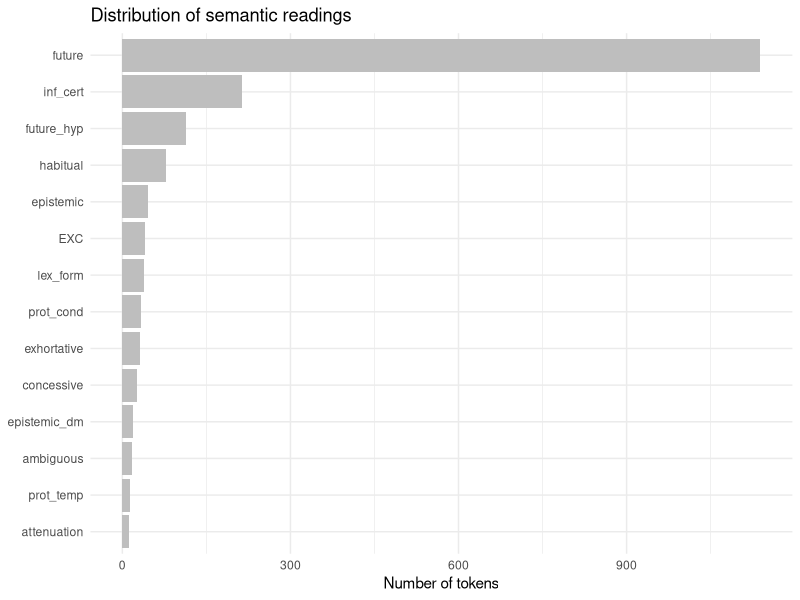
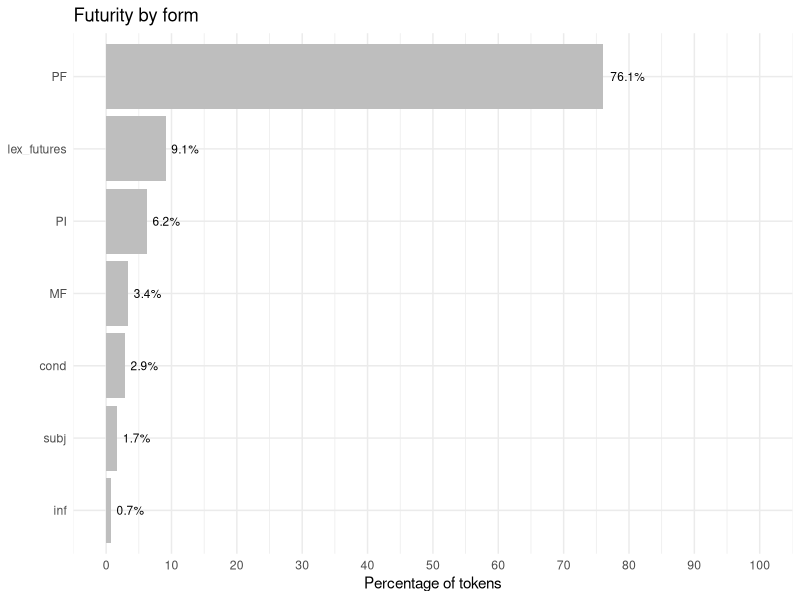
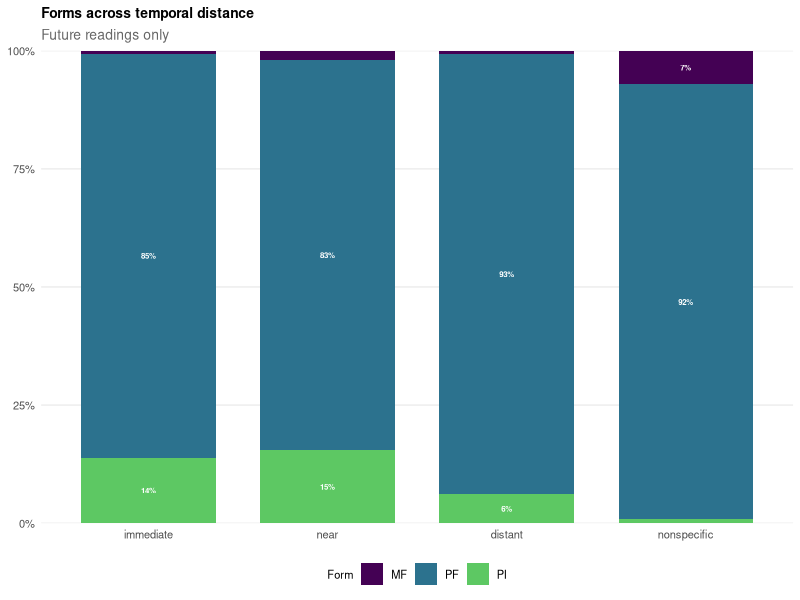
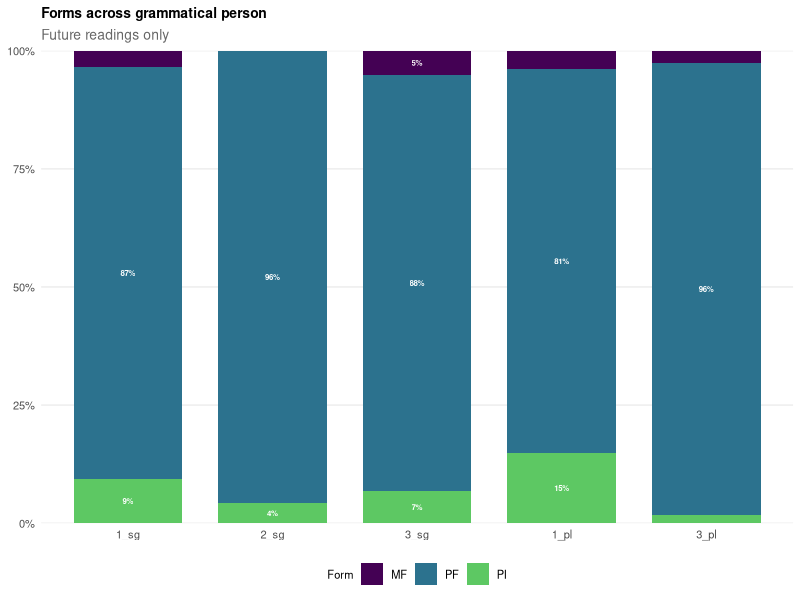
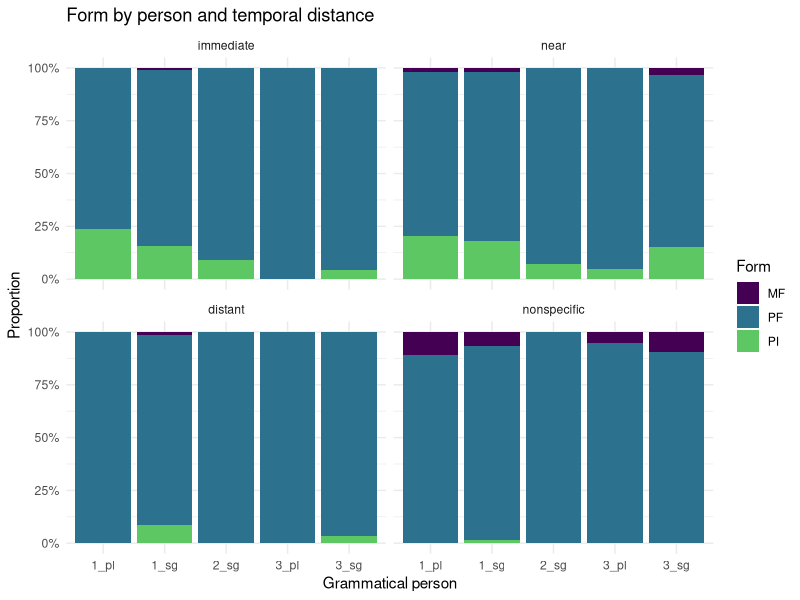

Reproduce these figures in R, in order.
# ----- Do descriptive stats ---------------------------------------------------
#
# This script contains the code used to do descriptive stats for Study 1.
#
# ------------------------------------------------------------------------------

# ----- 1. Load libraries ------------------------------------------------------
library("here")
library("readxl")
library("tidyverse")
library("dplyr")
library("ggplot2")
library("scales")
# ------------------------------------------------------------------------------



# ----- 2. Load data -----------------------------------------------------------
data_raw <- read_excel(here("study_1", "data", "corpus_bls_raw.xlsx"))
# ------------------------------------------------------------------------------



# ----- 3. Check and tidy data  ------------------------------------------------
# Visualize data
glimpse(data_raw)
head(data_raw)

colnames(data_raw)

# Remove unnecessary columns
data_tidy <- data_raw |>
  select(-c(4, 20))

colnames(data_tidy)
# ------------------------------------------------------------------------------



# ----- 4. Check data distribution: Corpus -------------------------------------
# Tokens by corpus
data_tidy |>
  count(corpus)

  # Obs: 
  # Total of 1,821 observations.
  # 1,347 tokens from cesa.
  # 474 tokens from stc.
# ------------------------------------------------------------------------------



# ----- 5. Check data distribution: Semantic reading ---------------------------
# Overall distribution by semantic reading
data_tidy |>
  count(reading, sort = TRUE) |>
  mutate(pct = round(n / sum(n) * 100, 1))


# Plot: Overall distribution by semantic reading
data_tidy |>
  count(reading) |>
  ggplot() +
  aes(x = n, y = reorder(reading, n)) +
  geom_col(fill = "gray") +
  labs(title = "Distribution of semantic readings",
       x = "Number of tokens",
       y = NULL) +
  theme_minimal()

  # Obs/Notes:
    # Almost 69% of the data has a future reading (either purely temporal or 
    #   hypothetical).
    # About 19% of the data has modal readings, including categories within 
    #   epistemic modalities and other (e.g., deontic).
    # About 3% of the data must be excluded (EXC + ambiguous).
    # The rest (~ 9%) is habitual, lexicalized formulae/fixed expressions, and 
    #   PF within the protesis of conditional and temporal sentences.
# ------------------------------------------------------------------------------



# ----- 6. Check data distribution: Futurity reading ---------------------------
# Select futurity reading and create subset
future_readings <- c("future", "future_hyp")

data_futurity_raw <- data_tidy |> 
  filter(reading %in% future_readings)

nrow(data_futurity_raw) 

# See distribution of forms in futurity reading (all coded forms)
data_futurity_raw |>
  count(form) |>
  mutate(pct = round(n / sum(n) * 100, 1)) |>
  arrange(desc(n))

# Collapse lexical futures together and conditional futures together ("recode")
data_futurity_tidy <- data_futurity_raw |>
  mutate(form = fct_recode(form,
                                     "lex_futures" = "querer_inf",
                                     "lex_futures" = "tener_inf",
                                     "lex_futures" = "pensar_inf",
                                     "lex_futures" = "planear_inf",
                                     "lex_futures" = "poder_inf",
                                     "lex_futures" = "querer",
                                     "lex_futures" = "estar_para",
                                     "lex_futures" = "necesitar_inf",
                                     "cond"        = "cond_inf"))

# Table: Futurity by form (with recoded values)
data_futurity_tidy |>
  count(form) |>
  mutate(pct = round(n / sum(n) * 100, 1)) |>
  arrange(desc(n))

# Plot: Futurity by form (with recoded values)
data_futurity_tidy |>
  count(form) |>
  mutate(pct = n / sum(n) * 100) |>
  ggplot(aes(x = pct, y = reorder(form, pct))) +
  geom_col(fill = "gray") +
  geom_text(aes(label = paste0(round(pct, 1), "%")), hjust = -0.2, size = 3) +
  scale_x_continuous(breaks = seq(0, 100, 10), limits = c(0, 100)) +
  labs(title = "Futurity by form",
       x = "Percentage of tokens", y = NULL) +
  theme_minimal()

# Obs:
  # There are 1,254 tokens labeled with either 'future' or 'future_hyp'.
  # Of these, the majority (76%) are PF, followed by lexical futures (9.1%), 
  #   the PI (6.2%) and the MF (3.4%).
  # Around 5-6% of the tokens are other forms (cond., subj., inf.)

# See distribution within futurity: pure futures vs hypothetical futures
data_futurity_tidy |>
  count(reading) |>
  mutate(pct = round(n / sum(n) * 100, 1)) |>
  arrange(desc(n))

data_futurity_tidy |>
  count(form, reading) |>
  mutate(pct = round(n / sum(n) * 100, 1)) |>
  arrange(desc(n))

# Obs:
  # Of the 1,254 tokens labeled with either 'future' or 'future_hyp', most of 
  #   them (~ 91%) are considered temporal futures, whereas 9% are 
  #   hypothetical futures, usually embedded in conditional clauses.
  # While a variety of forms is used to express future-time reference, in this
  #   dataset, only the PF and the MF are used to talk about hypothetical  
  #   futures. Within this specific subtype of future, the most used structure 
  #   is the PF (107 tokens; MF = 7 tokens). Interestingly, no lexical 
  #   futures are used to talk about hypothetical future situations. In the case 
  #   of the PI, that is probably not surprising and generally expected. 


# Table: Use of PF, MF, and PI to express futurity
data_futurity_tidy |>
  filter(form %in% c("PF", "MF", "PI")) |>
  count(form) |>
  mutate(pct = round(n / sum(n) * 100, 1)) |>
  arrange(desc(n))

data_futurity_tidy |>
  filter(form %in% c("PF", "MF", "PI"), reading == "future") |>
  count(form) |>
  mutate(pct = round(n / sum(n) * 100, 1)) |>
  arrange(desc(n))

# Obs:
  # When considering only the PF, MF, and PI, there is a total of 1,074 tokens.
  #   for future-time reference (future and future_hyp). Of these, 953 (88.7%) 
  #   are PF, 78 (or 7.3%) are PI, and 43 (or 4%) are MF. 
  # 180 tokens belong to structures other than the targets of the study.
  # 960 are  temporal futures: 846 PF, 78 PI, 36 MF). 


# Use of PF, MF, and PI by temporal distance and reading
data_futurity_tidy |>
  filter(form %in% c("PF", "MF", "PI")) |>
  count(temp_dist, form, reading) |>
  group_by(temp_dist, reading) |>
  mutate(pct = round(n / sum(n) * 100, 1)) |>
  ungroup() #|>
  #arrange(form, desc(n))

# Obs:
  # All forms have at least 1 token in each specific temporal category..
  # The PF is the form most used to express futurity, regardless of the temporal 
  #   specification.
  # The MF seems to be favored in nonspecific futures (28), followed by near (6),
  #   distant (1) and immediate (1).
  # The PI appears to be favored in near and immediate futures. It is also used 
  #   to a lesser extent, for distant and nonspecific futures. In the case of 
  #   the distant futures, they are most likely scheduled events (graduations, 
  #   birthdays, etc.).
  # Hypothetical futures are always nonspecific and only occur with the PF (105)
  #   and the MF (7).

# Use of PF, MF, and PI by temporal distance (future reading only)
data_futurity_tidy |>
  filter(form %in% c("PF", "MF", "PI")) |>
  filter(reading == "future") |>
  count(temp_dist) |>
  mutate(pct = round(n / sum(n) * 100, 1)) |>
  ungroup()

# Obs:
  # Almost 40% of the futures are nonspecific. This means that the temporal 
  #   reference was not explicit. While it might have been for the interview
  #   participants, it was not for the researchers.
  # Nonspecific futures are followed by near (31.8%) and immediate (15%), and 
  #   finally distant (13.5%) futures.
  # Importantly, some of the tokens coded as nonspecific might be distant, but 
  #   with the information provided in the context, and in the absence of clear 
  #   temporal markers (advs, temporal subordinates, etc.), it is impossible to 
  #   tell.


# Table: PF, MF, and PI across temporal distance (future reading only)
data_futurity_tidy |>
  filter(form %in% c("PF", "MF", "PI")) |>
  filter(reading == "future") |>
  count(temp_dist, form) |>
  group_by(temp_dist) |>
  mutate(pct = round(n / sum(n) * 100, 1)) |>
  ungroup() #|>
  #arrange(form, desc(n))

# Obs:
  # All forms are used for all temporal distance values.
  # Overall, the PF is the preferred form for any temporal distance value. 
  # For all temporally marked events, the PI is used over the MF:
  #   immediate: 13.9 vs 0.7%
  #   near: 15.4 vs 2%
  #   distant: 6.2 vs 0.8% 
  # Conversely, for nonspecific events the MF is employed over the PI (7.3% vs 
  #   0.8%).
  # Again, however, the PF is the preferred form in any case, especially for 
  #   distant (93.1%) and nonspecific events (91.9%).

# Plot: PF, MF, and PI across temporal distance (future reading only)
plot_temp_dist_data <- data_futurity_tidy |>
  filter(form %in% c("PF", "MF", "PI"),
         reading == "future",
         temp_dist %in% c("immediate", "near", "distant", "nonspecific")) |>
  count(temp_dist, form) |>
  group_by(temp_dist) |>
  mutate(pct = n / sum(n) * 100) |>
  ungroup() |>
  mutate(temp_dist = factor(temp_dist,
                            levels = c("immediate", "near", "distant", 
                                       "nonspecific")))

plot_temp_dist_data |>
  ggplot() +
  aes(x = temp_dist, y = pct, fill = form) +
  geom_col(width = 0.75) +
  geom_text(aes(label = ifelse(pct >= 4, paste0(round(pct), "%"), "")),
            position = position_stack(vjust = 0.5),
            color = "white", fontface = "bold", size = 2) +
  scale_fill_viridis_d(end = 0.75) +
  scale_y_continuous(labels = label_percent(scale = 1), expand = c(0, 0)) +
  labs(title = "Forms across temporal distance",
       subtitle = "Future readings only",
       x = NULL, y = NULL, fill = "Form") +
  theme_minimal(base_size = 10) +
  theme(
    panel.grid.major.x = element_blank(),
    panel.grid.minor   = element_blank(),
    plot.title    = element_text(face = "bold", size = 10),
    plot.subtitle = element_text(color = "gray40"),
    legend.position = "bottom",
    legend.title = element_text(size = 8),
    legend.text = element_text(size = 8))

# Table: PF, MF, and PI within grammatical person (future reading only)
data_futurity_tidy |>
  filter(form %in% c("PF", "MF", "PI")) |>
  filter(reading == "future") |>
  count(gram_pers, form) |>
  group_by(gram_pers) |>
  mutate(pct = round(n / sum(n) * 100, 1)) |>
  ungroup() |>
  arrange(form, desc(n))

plot_gram_pers_data <- data_futurity_tidy |>
  filter(form %in% c("PF", "MF", "PI"),
         reading == "future") |>
  count(gram_pers, form) |>
  group_by(gram_pers) |>
  mutate(pct = n / sum(n) * 100) |>
  ungroup() |>
  mutate(gram_pers = factor(gram_pers,
                            levels = c("1_sg", "2_sg", "3_sg", "1_pl", "3_pl")))

plot_gram_pers_data |>
  ggplot() +
  aes(x = gram_pers, y = pct, fill = form) +
  geom_col(width = 0.75) +
  geom_text(aes(label = ifelse(pct >= 4, paste0(round(pct), "%"), "")),
            position = position_stack(vjust = 0.5),
            color = "white", fontface = "bold", size = 2) +
  scale_fill_viridis_d(end = 0.75) +
  scale_y_continuous(labels = label_percent(scale = 1), expand = c(0, 0)) +
  labs(title = "Forms across grammatical person",
       subtitle = "Future readings only",
       x = NULL, y = NULL, fill = "Form") +
  theme_minimal(base_size = 10) +
  theme(
    panel.grid.major.x = element_blank(),
    panel.grid.minor   = element_blank(),
    plot.title    = element_text(face = "bold", size = 10),
    plot.subtitle = element_text(color = "gray40"),
    legend.position = "bottom",
    legend.title = element_text(size = 8),
    legend.text = element_text(size = 8))

# Obs:
  # The percentages are calculated within each grammatical person because of the 
  #   group_by(). This means that, for each person, the MF, PF, PI are added 
  #   together, and each count is expressed as a share of that grammatical 
  #   person's total.
  # All forms are used for all grammatical person values. There are very small 
  #   counts for some combinations of form and grammtical person.
  # The only exception is the 2_pl -- there are no examples as expected.
  # Most of the tokens are in 1_sg, which makes sense given the nature of the 
  #   sociolinguistic interviews.
  # Within each structure, the 1_sg has the most tokens and the 2_sg the least.
  # The PF is by far the most frequent form across all grammatical person values
  #   and accounts approximately for 81-96% of tokens in each case.
  # The PI seem to compete with PF a bit more in the 1_sg.
  # The use of the MF is very limited and never exceeds the 5% for any person. 
  # Importantly, while the 3_sg is essentially PF-dominant, the MF makes its 
  #   strongest showing. Where the first person tends to pull its non-PF share 
  #   toward PI, the 3_sg instead tips a bit more toward MF. This gives the 3_sg 
  #   a somewhat more even split between the PI and the MF. I wonder if this 
  #   observation might be related to the fact that the epistemic MF is typically 
  #   used in the third person, and especially the 3_sg (at least according to 
  #   traditional grammars).


# Table: Grammatical person within form (future reading only)
data_futurity_tidy |>
  filter(form %in% c("PF", "MF", "PI")) |>
  filter(reading == "future") |>
  count(gram_pers, form) |>
  group_by(form) |>
  mutate(pct = round(n / sum(n) * 100, 1)) |>
  ungroup() |>
  arrange(form, desc(n))

# Obs:
  # All forms follow a similar pattern, yet not identical:
  #   PF: 1_sg > 3_sg > 3_pl > 1_pl > 2_sg
  #   MF: 1_sg > 3_sg > 1_pl > 3_pl > 2_sg
  #   MF: 1_sg > 3_sg > 1_pl > 3_pl > 2_sg
  # For the PI, approx. 75% of the data fails within the first person. If the 
  #   grammatical person is considered a marker of certainty, it makes a lot of 
  #   sense. 
  # Interestingly, approx. 55% of the MF tokens are also in the first person. If 
  #   the MF is considered a marker of uncertainty, then this result makes less 
  #   sense. However, it might be that grammatical person/certainty is 
  #   interacting with temporal distance. 

# Temporal distance x Grammatical person
data_futurity_tidy |>
  filter(form %in% c("PF", "MF", "PI"),reading == "future") |>
  count(temp_dist, gram_pers, form) |>
  group_by(temp_dist, gram_pers) |>
  mutate(pct = round(n / sum(n) * 100, 1)) |>
  ungroup() |>
  print(n=44)

data_futurity_tidy |>
  filter(form %in% c("PF", "MF", "PI"),
         reading == "future")|> 
  mutate(temp_dist = factor(temp_dist,
                            levels = c("immediate", "near", "distant", 
                                       "nonspecific"))) |>
  count(temp_dist, gram_pers, form) |>
  ggplot() +
  aes(x = gram_pers, y = n, fill = form) +
  geom_col(position = "fill") +
  facet_wrap(~ temp_dist) +
  scale_fill_viridis_d(end = 0.75) +
  scale_y_continuous(labels = scales::percent) +
  labs(title = "Form by person and temporal distance",
       x = "Grammatical person", y = "Proportion", fill = "Form") +
  theme_minimal()

# Obs:
  # The PI seems to be favored in immediate and near contexts, especially in the
  #   first person. The PI is used to some extent to talk about distant and 
  #   nonspecific events, basically in 1_sg (perhaps adding some certainty to 
  #   it?)
  # The pattern for the MF is almost the opposite. It is near absent in the 
  #   three specific temporal distances, and present when the event is not 
  #   temporally anchored. 
  # The PF is the dominant form throughout.

# Table: verb class (future reading only)
data_futurity_tidy |>
  filter(form %in% c("PF", "MF", "PI")) |>
  filter(reading == "future") |>
  count(verb_class) |>
  mutate(pct = round(n / sum(n) * 100, 1)) |>
  arrange(desc(n))

# Obs:
  # Half of the futurity tokens refer to dynamic (non-motion) verbs.
  # 20% of the tokens refer to motion verbs.
  # Almost 30% refer to verbs denoting state: stative (20%), modal (3.5%), 
  #   psychological (3.2%) and perceptual (2.8%).
  # 0.2% refer to other, which are presumably dynamic verbs.


# Table: PF, MF, and PI across verb class (future reading only)
data_futurity_tidy |>
  filter(form %in% c("PF", "MF", "PI")) |>
  filter(reading == "future") |>
  count(verb_class, form) |>
  group_by(verb_class) |>
  mutate(pct = round(n / sum(n) * 100, 1)) |>
  ungroup() #|>
#arrange(form, desc(n))

# Table: Verb class within form (future reading only)
data_futurity_tidy |>
  filter(form %in% c("PF", "MF", "PI")) |>
  filter(reading == "future") |>
  count(verb_class, form) |>
  group_by(form) |>
  mutate(pct = round(n / sum(n) * 100, 1)) |>
  ungroup() |>
  arrange(form, desc(n))

# Obs:
  # Within each specific form, the MF is favored in verbs denoting states, that 
  #   is, stative (41.7%), modal (8.3%), perception (5.6%), and psychological 
  #   (2.8) verbs. They account for 58.4% of the MF tokens.
  # 25% of the tokens are for dynamic (non-motion) verbs and 16.7 for motion 
  #   verbs.
  # In the case of the PF, almost 70% of the tokens refer to non-states:
  #   dynamic (52%) and motion (17.7%) verbs.
  # As for the PI, almost 90% of the verbs are non-states, especially motion 
  #   (47.4%). Only 11.6% of the PI tokens are states.


# Forms across speakers
total_speakers <- n_distinct(data_futurity_tidy$participant)

data_futurity_tidy |>
  filter(form %in% c("PF", "MF", "PI"), reading == "future") |>
  group_by(form) |>
  summarize(
    num_tokens    = n(),
    num_speakers  = n_distinct(participant),
    pct_speakers = round(100 * num_speakers / total_speakers, 1),
    tokens_per_speaker = round(num_tokens / num_speakers, 1)) |>
  ungroup()

# Obs:
  # MF: 36 tokens produced by 21 speakers (23.9% of speakers in the dataset).
  # PI: 78 tokens produced by 36 speakers (40.9% of speakers in the dataset).
  # PF: 846 tokens produced by 86 speakers (97.7% of speakers in the dataset).
# ------------------------------------------------------------------------------



# ----- 7. Check data distribution: Modal reading ------------------------------
# Select modal readings and create subset
modal_readings <- c("inf_cert", "epistemic", "exhortative", "concessive",
                    "epistemic_dm", "attenuation", "lex_form")

data_modality_raw <- data_tidy |> 
  filter(reading %in% modal_readings)

nrow(data_modality_raw) 

# See distribution of forms in modality reading
data_modality_raw |>
  count(form) |>
  mutate(pct = round(n / sum(n) * 100, 1)) |>
  arrange(desc(n))

# See distribution within modality
data_modality_raw |>
  count(reading) |>
  mutate(pct = round(n / sum(n) * 100, 1)) |>
  arrange(desc(n))

data_modality_raw |>
  count(form, reading) |>
  mutate(pct = round(n / sum(n) * 100, 1)) |>
  arrange(reading)

data_modality_raw |>
  filter(form == "MF") |>
  count(reading) |>
  mutate(pct = round(n / sum(n) * 100, 1))

data_modality_raw |>
  filter(form == "PF") |>
  count(reading) |>
  mutate(pct = round(n / sum(n) * 100, 1))

# Obs:
  # 386 modal tokens: 296 PF (76.7%), 80 MF (20.7%), and 10 PI (2.6%).
  # MF has most modal tokens in the epistemic (53.8%) category, whereas the PF
  #   in the inferred certainty (70.5) category. The PI only is represented in 
  #   the lexicalized formulae category.

# Table: Use of PF and MF to express epistemic modality
epistemic_readings <- c("inf_cert", "epistemic", "epistemic_dm", "attenuation")

data_epistemic_raw <- data_tidy |> 
  filter(reading %in% epistemic_readings)

nrow(data_epistemic_raw)

data_epistemic_raw |>
  count(form) |>
  mutate(pct = round(n / sum(n) * 100, 1))

data_epistemic_raw |>
  count(reading) |>
  mutate(pct = round(n / sum(n) * 100, 1)) |>
  arrange(desc(n))

data_epistemic_raw |>
  count(form, reading) |>
  mutate(pct = round(n / sum(n) * 100, 1)) |>
  arrange(reading)

data_epistemic_raw |>
  count(form, reading) |>
  group_by(form) |>
  mutate(pct = round(n / sum(n) * 100, 1)) |>
  ungroup() |>
  select(form, reading, pct) |>
  pivot_wider(names_from = reading, values_from = pct, values_fill = 0)

data_epistemic_raw |>
  count(form, reading) |>
  group_by(reading) |> 
  mutate(pct = round(n / sum(n) * 100, 1)) |>
  ungroup() |>
  select(form, reading, pct) |>
  pivot_wider(names_from = reading, values_from = pct, values_fill = 0)

# Obs:
  # 290 epistemic tokens: 223 PF (76.9%), and 57 MF (23.1%).
  # Most of the epistemic tokens are inferred certainty (73.4%) followed by 
  #   present probability (15.9%).
  # MF has most modal tokens in the epistemic (64.2% out of the MF total) 
  #   category, whereas the PF in the inferred certainty (93.1 out of the PF 
  #   total) category. 
  # To express attentuation (66.7%), present probability (93.5%), and other 
  #   sort of epistemic modality via discourse markers (63.3%), the preferred 
  #   form seems to be the MF. Conversely, the PF is almost the only one used 
  #   for inferred certainty (98.2%).

# Use of PF and MF by verb class (epistemic modality only)
data_epistemic_raw |>
  count(form, verb_class) |>
  group_by(form) |>
  mutate(pct = round(n / sum(n) * 100, 1)) |>
  ungroup() |>
  select(form, verb_class, pct) |>
  pivot_wider(names_from = verb_class, values_from = pct, values_fill = 0)

# Obs:
  # The epistemic MF is mainly used with states (67.2%), while the PF with 
  #   dynamic verbs (49.1%), followed by states (42,8%).

# Use of PF and MF by bilingualism (epistemic modality only)
data_epistemic_raw |>
  count(form, type_bil) |>
  group_by(form) |>
  mutate(pct = round(n / sum(n) * 100, 1)) |>
  ungroup() |>
  select(form, type_bil, pct) |>
  pivot_wider(names_from = type_bil, values_from = pct, values_fill = 0)

# Use of PF and MF by bilingualism and reading (epistemic modality only)
data_epistemic_raw |>
  count(form, reading, type_bil) |>
  group_by(form, reading) |>
  mutate(pct = round(n / sum(n) * 100, 1)) |>
  ungroup() |>
  select(form, reading, type_bil, pct) |> 
  pivot_wider(names_from = type_bil, values_from = pct, values_fill = 0)

# Obs:
  # Most MF and PF epistemic tokens are produced by sequential bilinguals. No 
  #   surprise here, since most participants are sequential bilinguals. 

# Use of PF and MF by adverb (epistemic modality only)
data_epistemic_raw |>
  count(form, adv_spec) |>
  group_by(form) |>
  mutate(pct = round(n / sum(n) * 100, 1)) |>
  ungroup() |>
  select(form, adv_spec, pct) |>
  pivot_wider(names_from = adv_spec, values_from = pct, values_fill = 0)

# Obs: Most tokens have no adverb. 
# ------------------------------------------------------------------------------



# ----- 8. Check data distribution: tables for futurity and epistemicity -------
# Define the analysis set for temporal futures (excluding future_hyp)
futurity_set <- data_futurity_tidy |>
  filter(form %in% c("PF", "MF", "PI"), reading == "future") |>
  droplevels()

nrow(futurity_set)

# Table: distributions of tokens per speaker + summary of distribution
futurity_set |>
  count(participant, name = "n_tokens") |>
  arrange(n_tokens) |>
  print(n = 86)

futurity_set |>
  count(participant, name = "num_tokens") |>
  summarise(
    num_speakers   = n(),
    min = min(num_tokens), median = median(num_tokens),
    mean = mean(num_tokens), max = max(num_tokens))

# Table: form by temporal distance (futurity)
futurity_set |>
  count(form, temp_dist) |>
  pivot_wider(names_from = temp_dist, values_from = n, values_fill = 0)

# Table: form by grammatical person (futurity)
futurity_set |>
  count(form, gram_pers) |>
  pivot_wider(names_from = gram_pers, values_from = n, values_fill = 0)

# Table: form by verb class (futurity)
futurity_set |>
  count(form, verb_class) |>
  pivot_wider(names_from = verb_class, values_from = n, values_fill = 0)

# Table: form by grammatical person and temporal distance (futurity)
futurity_set |>
  mutate(temp_dist = factor(temp_dist,
                            levels = c("immediate", "near", "distant", "nonspecific"))) |>
  count(form, gram_pers, temp_dist) |>
  pivot_wider(names_from = temp_dist, values_from = n, values_fill = 0,
              names_sort = TRUE) |>
  arrange(form, gram_pers)


# Define the analysis set for epistemic modality 
epistemic_set <- c("inf_cert", "epistemic", "epistemic_dm", "attenuation")

epistemic_set <- data_tidy |>
  filter(reading %in% c("inf_cert", "epistemic", "epistemic_dm", "attenuation")) |>
  droplevels()

nrow(epistemic_set)

# Table: distributions of tokens per speaker + summary of distribution
epistemic_set |>
  count(participant, name = "n_tokens") |>
  arrange(n_tokens) |>
  print(n = 71)

epistemic_set |>
  count(participant, name = "num_tokens") |>
  summarise(
    num_speakers   = n(),
    min = min(num_tokens), median = median(num_tokens),
    mean = mean(num_tokens), max = max(num_tokens))

# Table: form by reading (epistemicity)
epistemic_set |>
  count(form, reading) |>
  pivot_wider(names_from = reading, values_from = n, values_fill = 0)

# Table: form by verb class (epistemicity)
epistemic_set |>
  count(form, verb_class) |>
  pivot_wider(names_from = verb_class, values_from = n, values_fill = 0)

# Table: form by bilingualism (epistemicity)
epistemic_set |>
  count(form, type_bil) |>
  pivot_wider(names_from = type_bil, values_from = n, values_fill = 0)

# Table: form by verb class and reading (epistemicity)
epistemic_set |>
  count(form, type_bil, reading) |>
  pivot_wider(names_from = reading, values_from = n, values_fill = 0,
              names_sort = TRUE) |>
  arrange(form, type_bil)





# ------------------------------------------------------------------------------
